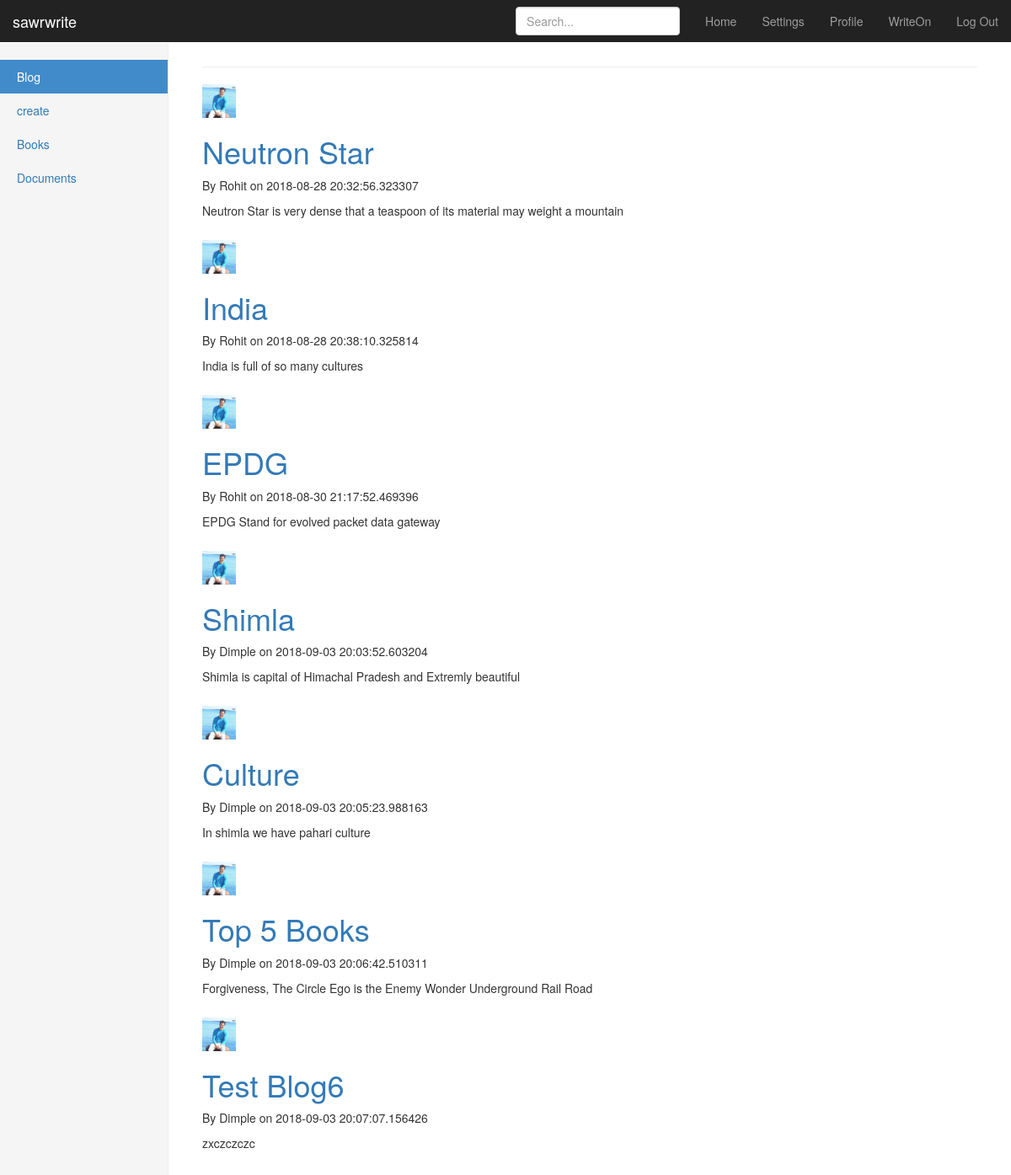
Page /blog_home (signed in) on the committed database.
### app/app.py (models this page shows)
class Post(UserMixin, db.Model):
	id = db.Column(db.Integer, primary_key=True)
	title = db.Column(db.String(100), nullable=False)
	date_posted = db.Column(db.DateTime, nullable=False, default=datetime.utcnow)
	content = db.Column(db.Text, nullable=False)
	user_id = db.Column(db.Integer, db.ForeignKey('user.id'), nullable=False)

class User(UserMixin, db.Model):
	id = db.Column(db.Integer, primary_key=True)
	firstname = db.Column(db.String(20))
	lastname = db.Column(db.String(20))
	username = db.Column(db.String(50), unique=True)
	image_file = db.Column(db.String(20), nullable=False, default='default.jpg')
	email = db.Column(db.String(50), unique=True)
	password = db.Column(db.String(80))
	posts = db.relationship('Post', backref='author', lazy=True)

### app/app.py (the view)
@app.route('/blog_home', methods=['GET', 'POST'])
@login_required
def blog_home():
	posts= Post.query.all()
	img_file = url_for('static', filename='display_pics/' + current_user.image_file)
	return render_template('blog_home.html', image_file=img_file, posts=posts)

### app/app.py (called while the page is built)
@login_manager.user_loader
def load_user(user_id):
	return User.query.get(int(user_id))

### app/templates/blog_home.html (shortened to what this page needs)
{% extends "bootstrap/base.html" %}
{% block styles %}
{{super()}}
<link rel="stylesheet" href="{{url_for('.static', filename='dashboard.css')}}">
{% endblock %}
{% block content %}
    <nav class="navbar navbar-inverse navbar-fixed-top">
      <div class="container-fluid">
        <div class="navbar-header">
          <a class="navbar-brand" href="#">sawrwrite</a>
        </div>
        <div id="navbar" class="navbar-collapse collapse">
          <ul class="nav navbar-nav navbar-right">
            <li><a href="{{ url_for('dashboard') }}">Home</a></li>
            <li><a href="#">Settings</a></li>
            <li><a href="{{ url_for('profile') }}">Profile</a></li>
            <li><a href="{{ url_for('notepad') }}">WriteOn</a></li>
            <li><a href="{{ url_for('logout') }}">Log Out</a></li>
          </ul>
          <form class="navbar-form navbar-right">
            <input type="text" class="form-control" placeholder="Search...">
          </form>
        </div>
      </div>
    </nav>
    <div class="container-fluid">
      <div class="row">
        <div class="col-sm-3 col-md-2 sidebar">
          <ul class="nav nav-sidebar">
            <li class="active"><a href="{{url_for('blog_home')}}">Blog<span class="sr-only">(current)</span></a></li>
            <li><a href="{{ url_for('my_blog') }}">create</a></li>
            <li><a href="#">Books</a></li>
            <li><a href="#">Documents</a></li>
          </ul>
        </div>
        <div class="col-sm-9 col-sm-offset-3 col-md-10 col-md-offset-2 main">
          <h1 class="page-header">{{ name }}</h1>
         </body>
          {% for post in posts %}
          <article class="media content section">
           <div class="media-body">
            <div class="article-metadata">
          <img src="{{ image_file }}" width="40" height="40" class="img-responsive" alt="Generic placeholder thumbnail">
           <h1><a class="article-title" href="{{ url_for('post', post_id=post.id)}}">{{ post.title }}</a></h1>
           <p class="article-content">By {{ post.author.firstname }} on {{ post.date_posted }} </p>
           <p class="article-content">{{ post.content }} </p>
         </div>
          </article>
          {% endfor %}
         <body>
{% endblock %}

### app/static/dashboard.css (style rules this page uses)
body { padding-top: 50px; }
.navbar-fixed-top { border: 0; }
.sidebar { display: none; }
@media (min-width: 768px) { .sidebar { position: fixed; top: 51px; bottom: 0; left: 0; z-index: 1000; display: block; padding: 20px; overflow-x: hidden; overflow-y: auto; background-color: #f5f5f5; border-right: 1px solid #eee; } }
.nav-sidebar { margin-right: -21px; margin-bottom: 20px; margin-left: -20px; }
.nav-sidebar > li > a { padding-right: 20px; padding-left: 20px; }
.nav-sidebar > .active > a, .nav-sidebar > .active > a:hover, .nav-sidebar > .active > a:focus { color: #fff; background-color: #428bca; }
.main { padding: 20px; }
@media (min-width: 768px) { .main { padding-right: 40px; padding-left: 40px; } }
.main .page-header { margin-top: 0; }

### rows in the picture
Post: title "Neutron Star", author.firstname "Rohit", date_posted "2018-08-28 20:32:56.323307", content "Neutron Star is very dense that a teaspoon of its material may weight a mountain"
Post: title "India", author.firstname "Rohit", date_posted "2018-08-28 20:38:10.325814", content "India is full of so many cultures"
Post: title "EPDG", author.firstname "Rohit", date_posted "2018-08-30 21:17:52.469396", content "EPDG Stand for evolved packet data gateway"
Post: title "Shimla", author.firstname "Dimple", date_posted "2018-09-03 20:03:52.603204", content "Shimla is capital of Himachal Pradesh and Extremly beautiful"
Post: title "Culture", author.firstname "Dimple", date_posted "2018-09-03 20:05:23.988163", content "In shimla we have pahari culture"
Post: title "Top 5 Books", author.firstname "Dimple", date_posted "2018-09-03 20:06:42.510311", content "Forgiveness, The Circle Ego is the Enemy Wonder Underground Rail Road"
Post: title "Test Blog6", author.firstname "Dimple", date_posted "2018-09-03 20:07:07.156426", content "zxczczczc"
